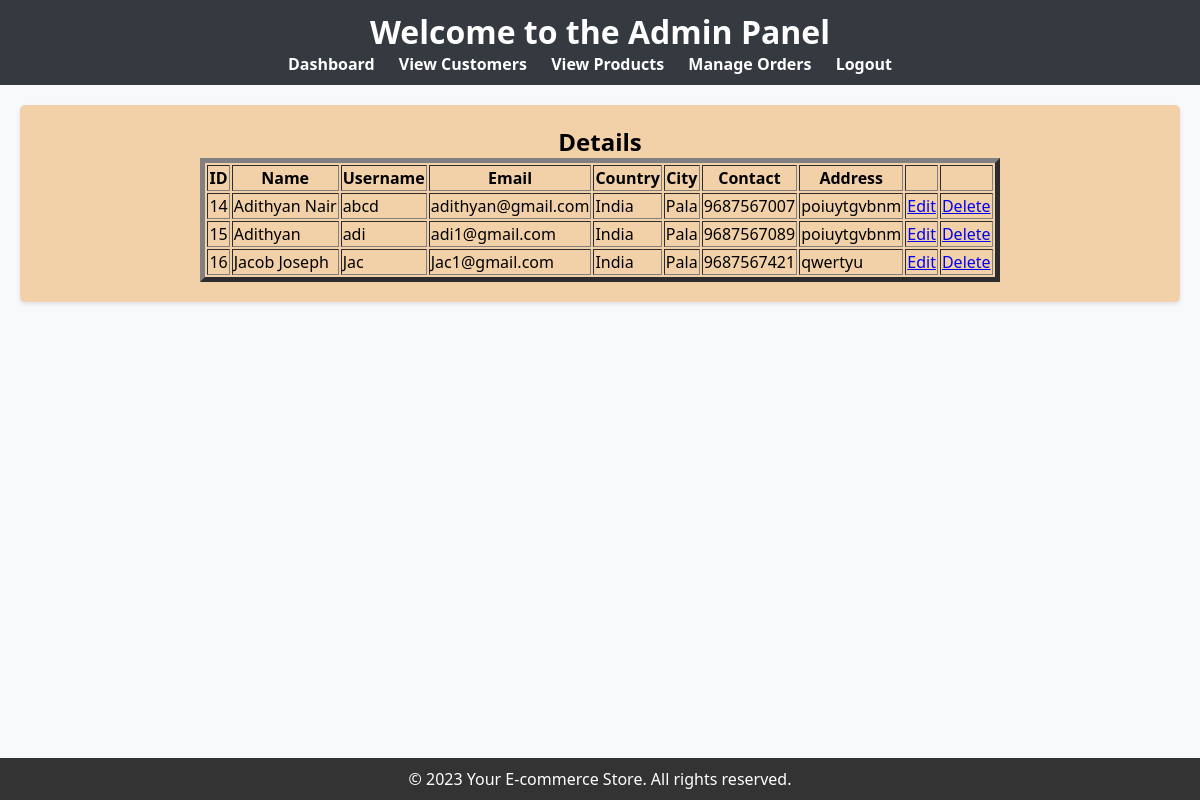
Screenshot of /viewallcust.php (signed in) with the database file from the repository.
### tables this page shows
CREATE TABLE IF NOT EXISTS `customer` (
  `Cid` int NOT NULL AUTO_INCREMENT,
  `Fullname` varchar(30) NOT NULL,
  `Username` varchar(30) NOT NULL,
  `Email` varchar(30) NOT NULL,
  `Password` varchar(20) NOT NULL,
  `Country` varchar(30) NOT NULL,
  `City` varchar(30) NOT NULL,
  `Contact` bigint NOT NULL,
  `Address` varchar(50) NOT NULL,
  PRIMARY KEY (`Username`) USING BTREE,
  UNIQUE KEY `Cid` (`Cid`)
);

### viewallcust.php (the view, shortened to what this page needs)
<?php
include("db.php");
?>
<html>
<head>
    <link rel="stylesheet" href="style_adm.css">
</head>
<body>
    <header>
        <h1>Welcome to the Admin Panel</h1>
        <nav>
            <ul>
                <li><a href="admin_index.php">Dashboard</a></li>
                <li><a href="viewallcust.php">View Customers</a></li>
                <li><a href="viewprod.php">View Products</a></li>
                <li><a href="orders.php">Manage Orders</a></li>
                <li><a href="admlogout.php">Logout</a></li>
            </ul>
        </nav>
    </header>
    <main>
        <section class="dashboard">
            <center><h2>Details</h2></center>
            <table border="5" align="center">
                <tr>
                    <th>ID</th>
                    <th>Name</th>
                    <th>Username</th>
                    <th>Email</th>
                    <th>Country</th>
                    <th>City</th>
                    <th>Contact</th>
                    <th>Address</th>
                    <th> </th>
                    <th> </th>
                </tr>
                <?php
                $sql = "SELECT * FROM customer ORDER BY Cid";
                $result = mysqli_query($conn, $sql);
                while ($row = mysqli_fetch_array($result)) {
                    echo "<tr>";
                    echo "<td>" . $row['Cid'] . "</td>";
                    echo "<td>" . $row['Fullname'] . "</td>";
                    echo "<td>" . $row['Username'] . "</td>";
                    echo "<td>" . $row['Email'] . "</td>";
                    echo "<td>" . $row['Country'] . "</td>";
                    echo "<td>" . $row['City'] . "</td>";
                    echo "<td>" . $row['Contact'] . "</td>";
                    echo "<td>" . $row['Address'] . "</td>";
                    echo "<td><a href='custedit.php?cust_id=" . $row['Cid'] . "'>Edit</a></td>";
                    echo "<td><a href='custdelete.php?cust_id=".$row['Cid']."'>Delete</a></td>";
                    echo "</tr>";
                }
                ?>
            </table>
        </section>
    </main>
    <footer>
        <p>&copy; 2023 Your E-commerce Store. All rights reserved.</p>
    </footer>
</body>
</html>

### style_adm.css (style rules this page uses)
body, h1, h2, ul, li, p { margin: 0; padding: 0; }
body { font-family: 'Segoe UI', Tahoma, Geneva, Verdana, sans-serif; background-color: #f8f9fa; }
header { background-color: #343a40; color: #fff; padding: 10px 0; text-align: center; }
nav ul { list-style: none; }
nav ul li { display: inline; margin-right: 20px; }
nav ul li a { text-decoration: none; color: #fff; font-weight: bold; transition: color 0.3s ease; }
main { padding: 20px; }
footer { text-align: center; padding: 10px; background-color: #343a40; color: #fff; }
.dashboard { background-color: #F2D1A8; padding: 20px; border-radius: 5px; box-shadow: 0 2px 4px rgba(0, 0, 0, 0.1); }

### viewallcust.php (style rules this page uses)
body { margin: 0; padding: 0; min-height: 100vh; display: flex; flex-direction: column; }
main { flex: 1; }
footer { background-color: #333; color: #fff; padding: 10px; text-align: center; }

### rows the page displays
customer: Cid "14", Fullname "Adithyan Nair", Username "abcd", Email "adithyan@gmail.com", Country "India", City "Pala", Contact "9687567007", Address "poiuytgvbnm"
customer: Cid "15", Fullname "Adithyan", Username "adi", Email "adi1@gmail.com", Country "India", City "Pala", Contact "9687567089", Address "poiuytgvbnm"
customer: Cid "16", Fullname "Jacob Joseph", Username "Jac", Email "Jac1@gmail.com", Country "India", City "Pala", Contact "9687567421", Address "qwertyu"
